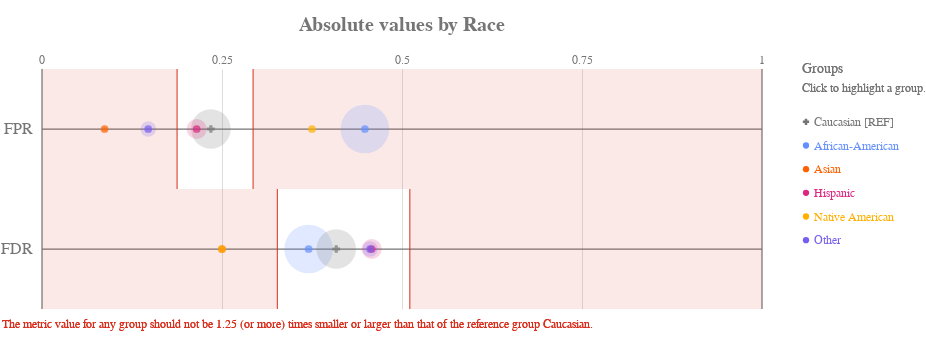

Notebook code for this chart:
### Code cell
ap.absolute(bdf, metrics, 'race', fairness_threshold = disparity_tolerance)

### Figure 1 — Vega-Lite specification as saved in the notebook (floating-point values rounded to 4 significant figures)
{"config": {"view": {"continuousWidth": 400, "continuousHeight": 300, "strokeWidth": 0}, "axisLeft": {"labelColor": "rgb(117,117,117)", "labelFont": "Arial", "labelFontSize": 16}, "title": {"align": "center", "baseline": "middle", "color": "rgb(117,117,117)", "font": "Arial", "fontSize": 20, "fontWeight": "bold"}}, "layer": [{"data": {"name": "data-22e37ecfbb523156dad3ffdb726c704c"}, "mark": {"type": "rule", "stroke": "rgb(117,117,117)", "strokeWidth": 1.25, "tooltip": ""}, "encoding": {"x": {"type": "quantitative", "field": "start", "scale": {"domain": [0, 1], "range": [40.0, 760.0]}}, "x2": {"field": "end"}, "y": {"type": "nominal", "axis": {"domain": false, "labelAngle": 0, "labelPadding": -30, "orient": "left", "ticks": false, "title": ""}, "field": "y_position", "scale": {"domain": ["FPR", "FDR"], "range": [30.0, 270.0]}}}}, {"data": {"name": "data-6cfe259518f6c7b358d8f836a73e6b7f"}, "mark": {"type": "rule", "stroke": "rgb(117,117,117)", "strokeWidth": 1.25, "tooltip": ""}, "encoding": {"x": {"type": "quantitative", "field": "x_position", "scale": {"domain": [0, 1], "range": [40.0, 760.0]}}, "y": {"value": 30.0}, "y2": {"value": 270.0}}}, {"data": {"name": "data-60ed1133fa688d151d36705a369482e0"}, "mark": {"type": "text", "align": "center", "color": "rgb(117,117,117)", "font": "Arial", "fontSize": 12, "fontWeight": "normal", "tooltip": ""}, "encoding": {"text": {"type": "nominal", "field": "value"}, "x": {"type": "quantitative", "field": "value", "scale": {"domain": [0, 1], "range": [40.0, 760.0]}}, "y": {"value": 21.0}}}, {"layer": [{"mark": {"type": "rect", "opacity": 0.8, "stroke": "rgb(217, 46, 28)", "strokeWidth": 1.25, "tooltip": ""}, "encoding": {"x": {"type": "quantitative", "field": "lower_threshold_value", "scale": {"domain": [0, 1], "range": [40.0, 760.0]}}, "x2": {"field": "lower_threshold_value"}, "y": {"type": "nominal", "axis": {"domain": false, "grid": false, "labels": false, "ticks": false, "title": " "}, "field": "metric", "scale": {"domain": ["FPR", "FDR"], "range": [30.0, 270.0]}}}}, {"mark": {"type": "rect", "opacity": 0.8, "stroke": "rgb(217, 46, 28)", "strokeWidth": 1.25, "tooltip": ""}, "encoding": {"x": {"type": "quantitative", "field": "upper_threshold_value", "scale": {"domain": [0, 1], "range": [40.0, 760.0]}}, "x2": {"field": "upper_threshold_value"}, "y": {"type": "nominal", "axis": {"domain": false, "grid": false, "labels": false, "ticks": false, "title": " "}, "field": "metric", "scale": {"domain": ["FPR", "FDR"], "range": [30.0, 270.0]}}}}, {"layer": [{"mark": {"type": "rect", "fill": "rgb(217, 46, 28)", "opacity": 0.1, "tooltip": ""}, "encoding": {"x": {"type": "quantitative", "field": "lower_threshold_value", "scale": {"domain": [0, 1], "range": [40.0, 760.0]}}, "x2": {"field": "lower_end"}, "y": {"type": "nominal", "axis": {"domain": false, "grid": false, "labels": false, "ticks": false, "title": " "}, "field": "metric", "scale": {"domain": ["FPR", "FDR"], "range": [30.0, 270.0]}}}}, {"mark": {"type": "rect", "fill": "rgb(217, 46, 28)", "opacity": 0.1, "tooltip": ""}, "encoding": {"x": {"type": "quantitative", "field": "upper_threshold_value", "scale": {"domain": [0, 1], "range": [40.0, 760.0]}}, "x2": {"field": "upper_end"}, "y": {"type": "nominal", "axis": {"domain": false, "grid": false, "labels": false, "ticks": false, "title": " "}, "field": "metric", "scale": {"domain": ["FPR", "FDR"], "range": [30.0, 270.0]}}}}]}, {"data": {"name": "data-79dd248bdaa0ea02c535240e8ad022c8"}, "mark": {"type": "text", "align": "left", "baseline": "top", "fill": "rgb(217, 46, 28)", "font": "Arial", "fontSize": 12, "fontWeight": "normal", "tooltip": ""}, "encoding": {"text": {"value": "The metric value for any group should not be 1.25 (or more) times smaller or larger than that of the reference group Caucasian."}, "x": {"value": 0}, "y": {"value": 280.0}}}], "data": {"name": "data-8b68069157e2ccdcc84d6d884ef7d925"}}, {"layer": [{"mark": "circle"}, {"data": {"name": "data-5864a158107748c35ed793b866297d9a"}, "mark": {"type": "circle", "opacity": 0.2}, "encoding": {"color": {"condition": {"type": "nominal", "field": "attribute_value", "legend": null, "scale": {"domain": ["Caucasian", "African-American", "Asian", "Hispanic", "Native American", "Other"], "range": ["rgb(117,117,117)", "rgb(100, 143, 255)", "rgb(254, 97, 0)", "rgb(220, 38, 127)", "rgb(255, 176, 0)", "rgb(120, 94, 240)"]}, "selection": "selector007"}, "value": "rgb(224,224,224)"}, "size": {"type": "quantitative", "field": "group_size", "legend": null, "scale": {"domain": [0, 4435.0], "range": [0, 2827.0]}}, "tooltip": [{"type": "nominal", "field": "attribute_value", "title": "Group"}, {"type": "nominal", "field": "tooltip_group_size", "title": "Group Size"}, {"type": "nominal", "field": "tooltip_disparity_explanation_fpr", "title": "Disparity"}, {"type": "quantitative", "field": "fpr", "format": ".2f", "title": "FPR"}], "x": {"type": "quantitative", "axis": {"domain": false, "labels": false, "ticks": false, "title": null, "values": [0.25, 0.5, 0.75]}, "field": "fpr", "scale": {"domain": [0, 1], "range": [40.0, 760.0]}}, "y": {"type": "nominal", "axis": {"domain": false, "grid": false, "labels": false, "ticks": false, "title": " "}, "field": "metric_variable", "scale": {"domain": ["FPR", "FDR"], "range": [30.0, 270.0]}}}, "selection": {"selector009": {"type": "multi", "empty": "all", "fields": ["attribute_value"]}}, "transform": [{"calculate": "'FPR'", "as": "metric_variable"}]}, {"data": {"name": "data-5864a158107748c35ed793b866297d9a"}, "mark": {"type": "circle", "opacity": 0.2}, "encoding": {"color": {"condition": {"type": "nominal", "field": "attribute_value", "legend": null, "scale": {"domain": ["Caucasian", "African-American", "Asian", "Hispanic", "Native American", "Other"], "range": ["rgb(117,117,117)", "rgb(100, 143, 255)", "rgb(254, 97, 0)", "rgb(220, 38, 127)", "rgb(255, 176, 0)", "rgb(120, 94, 240)"]}, "selection": "selector007"}, "value": "rgb(224,224,224)"}, "size": {"type": "quantitative", "field": "group_size", "legend": null, "scale": {"domain": [0, 4435.0], "range": [0, 2827.0]}}, "tooltip": [{"type": "nominal", "field": "attribute_value", "title": "Group"}, {"type": "nominal", "field": "tooltip_group_size", "title": "Group Size"}, {"type": "nominal", "field": "tooltip_disparity_explanation_fdr", "title": "Disparity"}, {"type": "quantitative", "field": "fdr", "format": ".2f", "title": "FDR"}], "x": {"type": "quantitative", "axis": {"domain": false, "labels": false, "ticks": false, "title": null, "values": [0.25, 0.5, 0.75]}, "field": "fdr", "scale": {"domain": [0, 1], "range": [40.0, 760.0]}}, "y": {"type": "nominal", "axis": {"domain": false, "grid": false, "labels": false, "ticks": false, "title": " "}, "field": "metric_variable", "scale": {"domain": ["FPR", "FDR"], "range": [30.0, 270.0]}}}, "selection": {"selector011": {"type": "multi", "empty": "all", "fields": ["attribute_value"]}}, "transform": [{"calculate": "'FDR'", "as": "metric_variable"}]}, {"layer": [{"mark": "point"}, {"data": {"name": "data-5864a158107748c35ed793b866297d9a"}, "mark": {"type": "point", "filled": true, "size": 60}, "encoding": {"color": {"condition": {"type": "nominal", "field": "attribute_value", "legend": null, "scale": {"domain": ["Caucasian", "African-American", "Asian", "Hispanic", "Native American", "Other"], "range": ["rgb(117,117,117)", "rgb(100, 143, 255)", "rgb(254, 97, 0)", "rgb(220, 38, 127)", "rgb(255, 176, 0)", "rgb(120, 94, 240)"]}, "selection": "selector007"}, "value": "rgb(224,224,224)"}, "shape": {"type": "nominal", "field": "attribute_value", "legend": null, "scale": {"domain": ["Caucasian", "African-American", "Asian", "Hispanic", "Native American", "Other"], "range": ["cross", "circle", "circle", "circle", "circle", "circle"]}}, "tooltip": [{"type": "nominal", "field": "attribute_value", "title": "Group"}, {"type": "nominal", "field": "tooltip_group_size", "title": "Group Size"}, {"type": "nominal", "field": "tooltip_disparity_explanation_fpr", "title": "Disparity"}, {"type": "quantitative", "field": "fpr", "format": ".2f", "title": "FPR"}], "x": {"type": "quantitative", "axis": {"domain": false, "labels": false, "ticks": false, "title": null, "values": [0.25, 0.5, 0.75]}, "field": "fpr", "scale": {"domain": [0, 1], "range": [40.0, 760.0]}}, "y": {"type": "nominal", "axis": {"domain": false, "grid": false, "labels": false, "ticks": false, "title": " "}, "field": "metric_variable", "scale": {"domain": ["FPR", "FDR"], "range": [30.0, 270.0]}}}, "selection": {"selector008": {"type": "multi", "empty": "all", "fields": ["attribute_value"]}}, "transform": [{"calculate": "'FPR'", "as": "metric_variable"}]}, {"data": {"name": "data-5864a158107748c35ed793b866297d9a"}, "mark": {"type": "point", "filled": true, "size": 60}, "encoding": {"color": {"condition": {"type": "nominal", "field": "attribute_value", "legend": null, "scale": {"domain": ["Caucasian", "African-American", "Asian", "Hispanic", "Native American", "Other"], "range": ["rgb(117,117,117)", "rgb(100, 143, 255)", "rgb(254, 97, 0)", "rgb(220, 38, 127)", "rgb(255, 176, 0)", "rgb(120, 94, 240)"]}, "selection": "selector007"}, "value": "rgb(224,224,224)"}, "shape": {"type": "nominal", "field": "attribute_value", "legend": null, "scale": {"domain": ["Caucasian", "African-American", "Asian", "Hispanic", "Native American", "Other"], "range": ["cross", "circle", "circle", "circle", "circle", "circle"]}}, "tooltip": [{"type": "nominal", "field": "attribute_value", "title": "Group"}, {"type": "nominal", "field": "tooltip_group_size", "title": "Group Size"}, {"type": "nominal", "field": "tooltip_disparity_explanation_fdr", "title": "Disparity"}, {"type": "quantitative", "field": "fdr", "format": ".2f", "title": "FDR"}], "x": {"type": "quantitative", "axis": {"domain": false, "labels": false, "ticks": false, "title": null, "values": [0.25, 0.5, 0.75]}, "field": "fdr", "scale": {"domain": [0, 1], "range": [40.0, 760.0]}}, "y": {"type": "nominal", "axis": {"domain": false, "grid": false, "labels": false, "ticks": false, "title": " "}, "field": "metric_variable", "scale": {"domain": ["FPR", "FDR"], "range": [30.0, 270.0]}}}, "selection": {"selector010": {"type": "multi", "empty": "all", "fields": ["attribute_value"]}}, "transform": [{"calculate": "'FDR'", "as": "metric_variable"}]}]}]}, {"layer": [{"mark": {"type": "point", "filled": true, "opacity": 1, "size": 39.48}, "encoding": {"color": {"condition": {"type": "nominal", "field": "attribute_value", "legend": null, "scale": {"domain": ["Caucasian", "African-American", "Asian", "Hispanic", "Native American", "Other"], "range": ["rgb(117,117,117)", "rgb(100, 143, 255)", "rgb(254, 97, 0)", "rgb(220, 38, 127)", "rgb(255, 176, 0)", "rgb(120, 94, 240)"]}, "selection": "selector007"}, "value": "rgb(224,224,224)"}, "shape": {"type": "nominal", "field": "attribute_value", "legend": null, "scale": {"domain": ["Caucasian", "African-American", "Asian", "Hispanic", "Native American", "Other"], "range": ["cross", "circle", "circle", "circle", "circle", "circle"]}}, "x": {"value": 804}, "y": {"type": "nominal", "axis": {"domain": false, "grid": false, "labels": false, "ticks": false, "title": " "}, "field": "attribute_value", "scale": {"domain": ["Caucasian", "African-American", "Asian", "Hispanic", "Native American", "Other"], "range": [71, 213]}}}, "selection": {"selector007": {"type": "multi", "empty": "all", "fields": ["attribute_value"]}}}, {"mark": {"type": "text", "align": "left", "baseline": "middle", "font": "Arial", "fontSize": 12, "fontWeight": "normal"}, "encoding": {"color": {"condition": {"type": "nominal", "field": "attribute_value", "legend": null, "scale": {"domain": ["Caucasian", "African-American", "Asian", "Hispanic", "Native American", "Other"], "range": ["rgb(117,117,117)", "rgb(100, 143, 255)", "rgb(254, 97, 0)", "rgb(220, 38, 127)", "rgb(255, 176, 0)", "rgb(120, 94, 240)"]}, "selection": "selector007"}, "value": "rgb(224,224,224)"}, "text": {"type": "nominal", "field": "label"}, "x": {"value": 812}, "y": {"type": "nominal", "axis": {"domain": false, "grid": false, "labels": false, "ticks": false, "title": " "}, "field": "attribute_value", "scale": {"domain": ["Caucasian", "African-American", "Asian", "Hispanic", "Native American", "Other"], "range": [71, 213]}}}, "selection": {"selector012": {"type": "multi", "empty": "all", "fields": ["attribute_value"]}}}, {"data": {"name": "data-79dd248bdaa0ea02c535240e8ad022c8"}, "mark": {"type": "text", "align": "left", "baseline": "middle", "color": "rgb(117,117,117)", "font": "Arial", "fontSize": 12, "fontWeight": "normal"}, "encoding": {"text": {"value": "Click to highlight a group."}, "x": {"value": 800}, "y": {"value": 49}}}, {"data": {"name": "data-79dd248bdaa0ea02c535240e8ad022c8"}, "mark": {"type": "text", "align": "left", "baseline": "middle", "color": "rgb(117,117,117)", "font": "Arial", "fontSize": 14, "fontWeight": "normal"}, "encoding": {"text": {"value": "Groups"}, "x": {"value": 800}, "y": {"value": 30}}}], "data": {"name": "data-88ed55fc5802429837a290e492c87da9"}}], "height": 300, "padding": {"top": 15, "bottom": 10}, "resolve": {"scale": {"size": "independent", "y": "independent"}}, "title": "Absolute values by Race", "width": 800, "$schema": "https://vega.github.io/schema/vega-lite/v4.8.1.json", "datasets": {"data-22e37ecfbb523156dad3ffdb726c704c": [{"y_position": "FPR", "start": 0, "end": 1}, {"y_position": "FDR", "start": 0, "end": 1}], "data-6cfe259518f6c7b358d8f836a73e6b7f": [{"x_position": 0}, {"x_position": 1}], "data-60ed1133fa688d151d36705a369482e0": [{"value": 0.0}, {"value": 0.25}, {"value": 0.5}, {"value": 0.75}, {"value": 1.0}], "data-8b68069157e2ccdcc84d6d884ef7d925": [{"lower_end": 0, "upper_end": 1, "lower_threshold_value": 0.1876, "upper_threshold_value": 0.2932, "metric": "FPR"}, {"lower_end": 0, "upper_end": 1, "lower_threshold_value": 0.3269, "upper_threshold_value": 0.5108, "metric": "FDR"}], "data-79dd248bdaa0ea02c535240e8ad022c8": [{"a": 1, "b": 0}, {"a": 1, "b": 0}], "data-5864a158107748c35ed793b866297d9a": [{"attribute_name": "race", "attribute_value": "African-American", "group_size": 3696, "total_entities": 7214, "fpr": 0.4485, "fdr": 0.3703, "fpr_disparity": 1.912, "fdr_disparity": 0.9061, "fpr_disparity_scaled": 0.9121, "fdr_disparity_scaled": -0.1036, "tooltip_group_size": "3,696 (51.23%)", "tooltip_disparity_explanation_fpr": "1.91 times larger FPR than the reference group", "tooltip_disparity_explanation_fdr": "1.10 times smaller FDR than the reference group"}, {"attribute_name": "race", "attribute_value": "Asian", "group_size": 32, "total_entities": 7214, "fpr": 0.08696, "fdr": 0.25, "fpr_disparity": 0.3707, "fdr_disparity": 0.6117, "fpr_disparity_scaled": -1.697, "fdr_disparity_scaled": -0.6347, "tooltip_group_size": "32 (0.44%)", "tooltip_disparity_explanation_fpr": "2.70 times smaller FPR than the reference group", "tooltip_disparity_explanation_fdr": "1.63 times smaller FDR than the reference group"}, {"attribute_name": "race", "attribute_value": "Caucasian", "group_size": 2454, "total_entities": 7214, "fpr": 0.2345, "fdr": 0.4087, "fpr_disparity": 1.0, "fdr_disparity": 1.0, "fpr_disparity_scaled": 0.0, "fdr_disparity_scaled": 0.0, "tooltip_group_size": "2,454 (34.02%)", "tooltip_disparity_explanation_fpr": "Reference group", "tooltip_disparity_explanation_fdr": "Reference group"}, {"attribute_name": "race", "attribute_value": "Hispanic", "group_size": 637, "total_entities": 7214, "fpr": 0.2148, "fdr": 0.4579, "fpr_disparity": 0.9159, "fdr_disparity": 1.12, "fpr_disparity_scaled": -0.09184, "fdr_disparity_scaled": 0.1205, "tooltip_group_size": "637 (8.83%)", "tooltip_disparity_explanation_fpr": "1.09 times smaller FPR than the reference group", "tooltip_disparity_explanation_fdr": "1.12 times larger FDR than the reference group"}, {"attribute_name": "race", "attribute_value": "Native American", "group_size": 18, "total_entities": 7214, "fpr": 0.375, "fdr": 0.25, "fpr_disparity": 1.599, "fdr_disparity": 0.6117, "fpr_disparity_scaled": 0.5989, "fdr_disparity_scaled": -0.6347, "tooltip_group_size": "18 (0.25%)", "tooltip_disparity_explanation_fpr": "1.60 times larger FPR than the reference group", "tooltip_disparity_explanation_fdr": "1.63 times smaller FDR than the reference group"}, {"attribute_name": "race", "attribute_value": "Other", "group_size": 377, "total_entities": 7214, "fpr": 0.1475, "fdr": 0.4557, "fpr_disparity": 0.6291, "fdr_disparity": 1.115, "fpr_disparity_scaled": -0.5897, "fdr_disparity_scaled": 0.1151, "tooltip_group_size": "377 (5.23%)", "tooltip_disparity_explanation_fpr": "1.59 times smaller FPR than the reference group", "tooltip_disparity_explanation_fdr": "1.12 times larger FDR than the reference group"}], "data-88ed55fc5802429837a290e492c87da9": [{"attribute_value": "Caucasian", "label": "Caucasian [REF]"}, {"attribute_value": "African-American", "label": "African-American"}, {"attribute_value": "Asian", "label": "Asian"}, {"attribute_value": "Hispanic", "label": "Hispanic"}, {"attribute_value": "Native American", "label": "Native American"}, {"attribute_value": "Other", "label": "Other"}]}}
